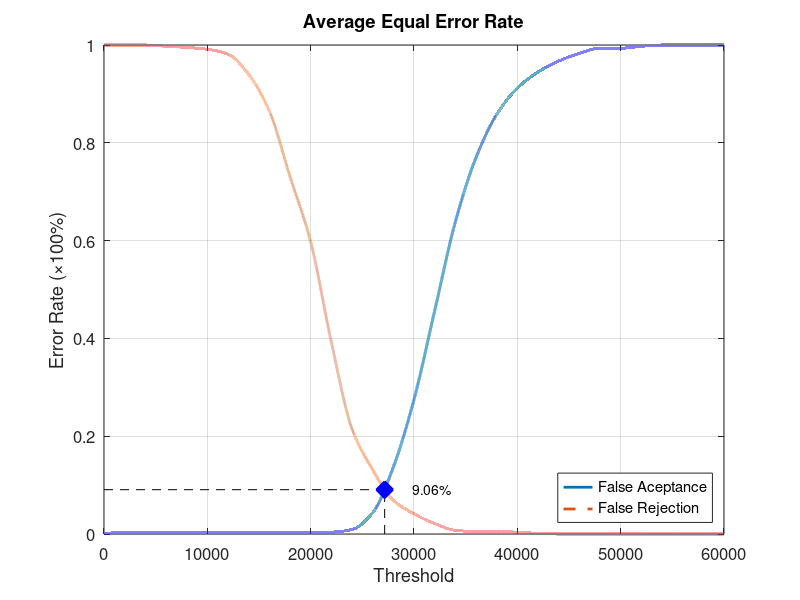
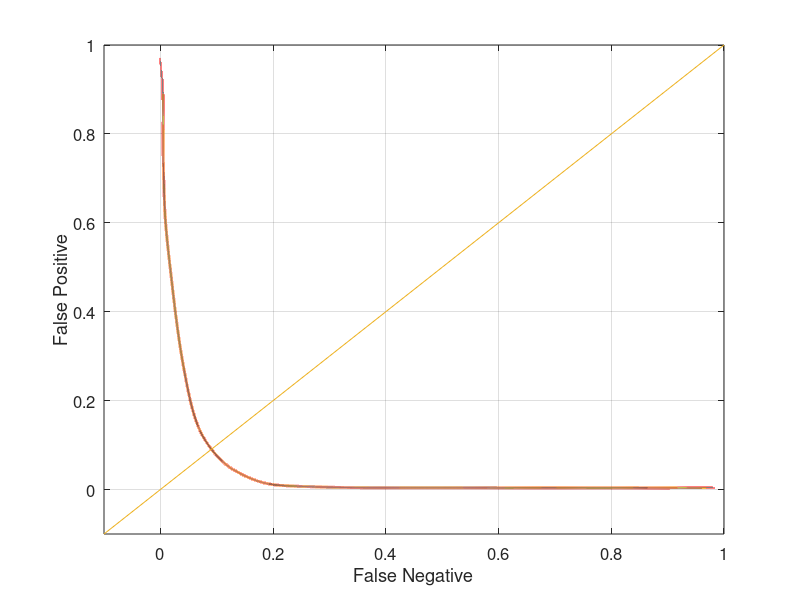

These charts were generated, in order, by the following MATLAB code:
function yEER = Experiment5Average
close all;
clear;
clc;
x = 0:2000:60000;
xq = 0:0.5:60000;

y0 = [0 0.00394737 0.00394737 0.00394737 0.00394737 0.00394737 0.00394737 0.00394737 0.00394737 0.00394737 0.00394737 0.00394737 0.00921053 0.0434211 0.136842 0.275 0.456579 0.638158 0.769737 0.857895 0.911842 0.944737 0.967105 0.982895 0.993421 0.993421 0.997368 1 1 1 1];
yy0 = interp1(x, y0, xq, 'pchip');
y1 = [1 1 1 0.9975 0.995 0.99125 0.98125 0.94 0.865 0.73125 0.5975 0.3925 0.215 0.13125 0.06875 0.04125 0.02125 0.0075 0.005 0.005 0.00375 0.00125 0 0 0 0 0 0 0 0 0];
yy1 = interp1(x, y1, xq, 'pchip');

% Calculating EER: 
y2 = abs(y0 - y1);
find(y2 == min(y2))
yy2 = abs(yy0 - yy1);
xEER = find(yy2 == min(yy2));
xEERIndex = xq(xEER) % X-axis EER
yEER = yy0(xEER) % Y-axis EER

main = figure
plot(xq, yy0,'-','LineWidth', 2);	hold on
plot(xq, yy1,'--','LineWidth', 2);	hold on
plot([xEERIndex xEERIndex], [0 yEER], 'k--');	hold on
plot([0 xEERIndex], [yEER yEER], 'k--');	hold on
plot(xEERIndex, yEER, 'bx', 'LineWidth', 10);	hold on
text(xEERIndex + 10 * xEERIndex / 100, yEER, [num2str(round((10000 * yEER)) / 100) '%'])
legend('False Aceptance', 'False Rejection', 'Location', 'SouthEast')
xlabel('Threshold')
ylabel('Error Rate (\times100%)')
title('Average Equal Error Rate')
set(gca, 'FontSize', 12)
axis([0 60000 0 1])
grid on

print(main, 'Experiment5AverageMain', '-dpng');
FNRxFPR = figure('Color', [1 1 1]);
plot(yy1, yy0, '-', yy1, yy0, 'LineWidth', 2);
hold on
y = -0.1:0.1:1
plot(y, y); 
set(gca, 'FontSize', 12)
xlabel('False Negative')
ylabel('False Positive')
axis([-0.1 1 -0.1 1])
set(gca, 'FontSize', 12)
grid on

print(FNRxFPR, 'Experiment5AverageFNRxFPR','-dpng');
end
